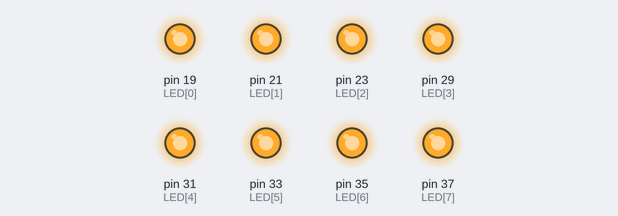
The program below on a simulated Raspberry Pi (header pin numbers). On the bench: output pins drawn as LEDs (lit = HIGH).

Above: at 0.2 s.
At 1.7 s:
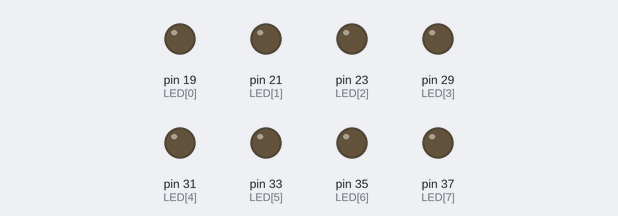
Timing chart, 0 to 3.0 s (numbered marks = the images above):
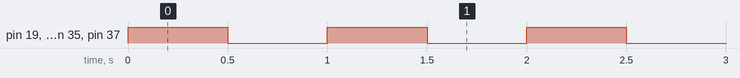

The program:

03_LED_ONOFF_ALL.py
```python
import RPi.GPIO as GPIO
import time

GPIO.setmode(GPIO.BOARD)
GPIO.setwarnings(False)

LED= 19,21,23,29,31,33,35,37
GPIO.setup(LED,GPIO.OUT)

while True:
    for i in LED:
        GPIO.output(LED,GPIO.HIGH)
        time.sleep(0.5)
        GPIO.output(LED,GPIO.LOW)
        time.sleep(0.5)
```

Measured:
- by itself, pin 19 (LED[0]), pin 21 (LED[1]), pin 23 (LED[2]), pin 29 (LED[3]), pin 31 (LED[4]), pin 33 (LED[5]), pin 35 (LED[6]), pin 37 (LED[7]): alternates HIGH for 0.50 s and LOW for 0.50 s
